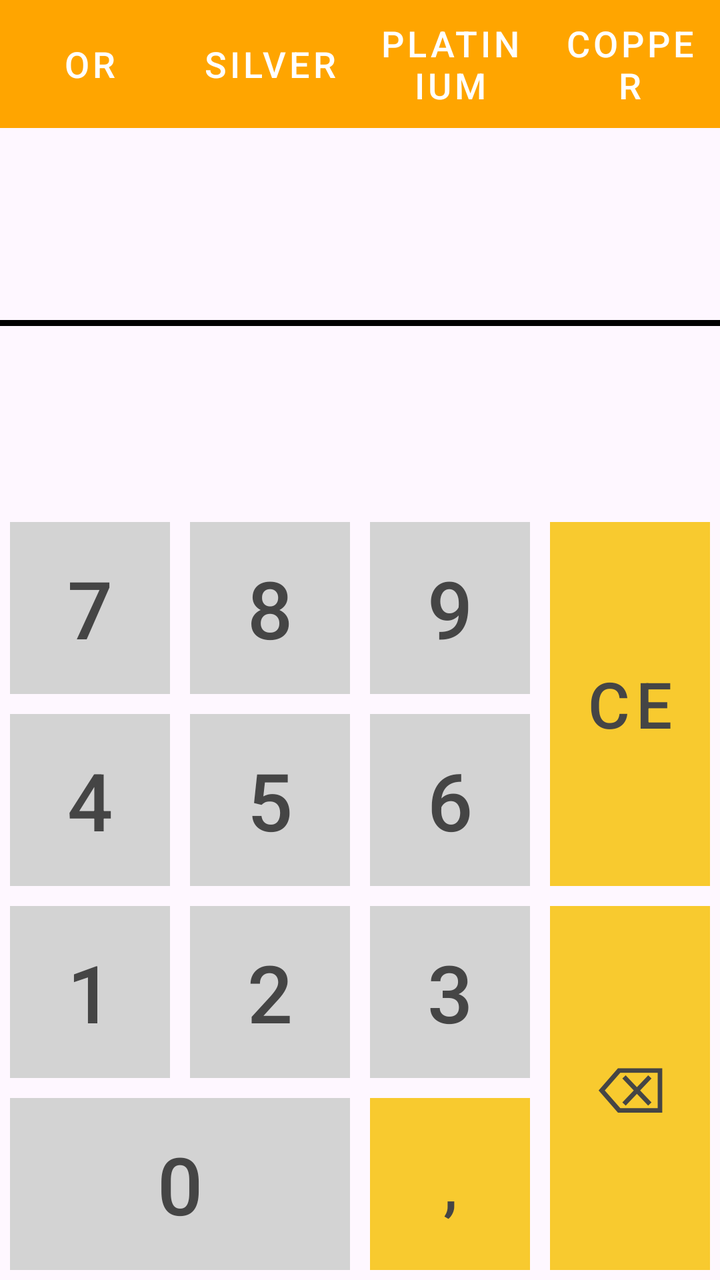
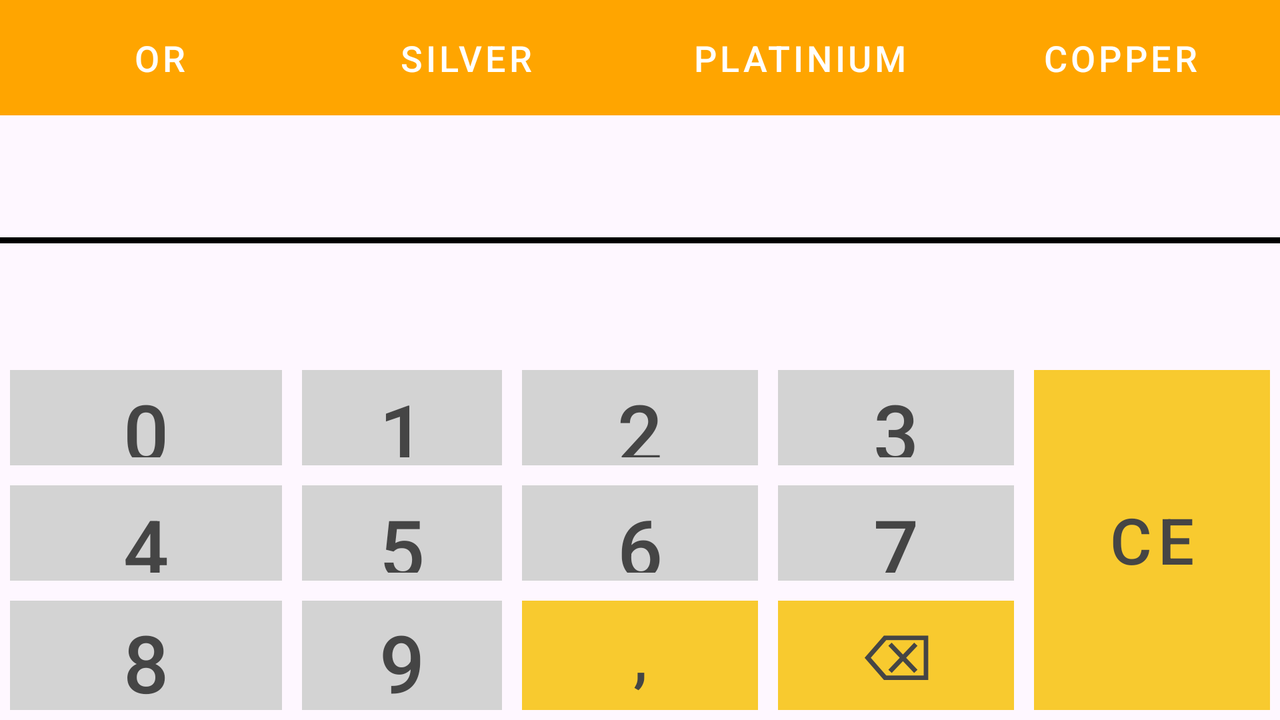

One screen, two layout resources from the same app: the default and the repository's alternative for another configuration. Each is rendered where Android would select it; the XML of both is given below.
<!-- AndroidManifest.xml: application theme Theme.ProjecteCalculadora -->
<!-- res/layout/activity_main.xml -->
<?xml version="1.0" encoding="utf-8"?>
<androidx.constraintlayout.widget.ConstraintLayout xmlns:android="http://schemas.android.com/apk/res/android"
    xmlns:app="http://schemas.android.com/apk/res-auto"
    xmlns:tools="http://schemas.android.com/tools"
    android:layout_width="match_parent"
    android:layout_height="match_parent"
    tools:context=".MainActivity">

    <androidx.constraintlayout.widget.Guideline
        android:id="@+id/guideline"
        style="@style/horitzonatlGuideLine"
        app:layout_constraintGuide_percent="0.4" />

    <androidx.constraintlayout.widget.Guideline
        android:id="@+id/guideline2"
        style="@style/horitzonatlGuideLine"
        app:layout_constraintGuide_percent="0.55" />

    <androidx.constraintlayout.widget.Guideline
        android:id="@+id/guideline3"
        style="@style/horitzonatlGuideLine"
        app:layout_constraintGuide_percent="0.7" />

    <androidx.constraintlayout.widget.Guideline
        android:id="@+id/guideline4"
        style="@style/horitzonatlGuideLine"
        app:layout_constraintGuide_percent="0.85" />

    <androidx.constraintlayout.widget.Guideline
        android:id="@+id/guideline5"
        style="@style/verticalGuideLine"
        app:layout_constraintGuide_percent="0.25" />

    <Button
        android:id="@+id/btn7"
        style="@style/nouEstil"
        android:text="@string/num7"
        app:cornerRadius="0dp"
        app:layout_constraintBottom_toTopOf="@+id/guideline2"
        app:layout_constraintEnd_toStartOf="@+id/guideline5"
        app:layout_constraintStart_toStartOf="parent"
        app:layout_constraintTop_toTopOf="@+id/guideline" />

    <androidx.constraintlayout.widget.Guideline
        android:id="@+id/guideline6"
        android:layout_width="wrap_content"
        android:layout_height="wrap_content"
        android:orientation="vertical"
        app:layout_constraintGuide_percent="0.5" />

    <Button
        android:id="@+id/btn8"
        style="@style/nouEstil"
        android:text="@string/num8"
        app:cornerRadius="0dp"
        app:layout_constraintBottom_toTopOf="@+id/guideline2"
        app:layout_constraintEnd_toStartOf="@+id/guideline6"
        app:layout_constraintStart_toStartOf="@+id/guideline5"
        app:layout_constraintTop_toTopOf="@+id/guideline" />

    <androidx.constraintlayout.widget.Guideline
        android:id="@+id/guideline7"
        android:layout_width="wrap_content"
        android:layout_height="wrap_content"
        android:orientation="vertical"
        app:layout_constraintGuide_percent="0.75" />

    <Button
        android:id="@+id/btn9"
        style="@style/nouEstil"
        android:text="@string/num9"
        app:cornerRadius="0dp"
        app:layout_constraintBottom_toTopOf="@+id/guideline2"
        app:layout_constraintEnd_toStartOf="@+id/guideline7"
        app:layout_constraintStart_toStartOf="@+id/guideline6"
        app:layout_constraintTop_toTopOf="@+id/guideline" />

    <Button
        android:id="@+id/btnCE"
        style="@style/nouEstil2"
        android:text="@string/limpiado"
        app:cornerRadius="0dp"
        app:layout_constraintBottom_toTopOf="@+id/guideline3"
        app:layout_constraintEnd_toEndOf="parent"
        app:layout_constraintHorizontal_bias="0.0"
        app:layout_constraintStart_toEndOf="@+id/btn9"
        app:layout_constraintTop_toTopOf="@+id/guideline"
        app:layout_constraintVertical_bias="0.0" />

    <Button
        android:id="@+id/btn4"
        style="@style/nouEstil"
        android:text="@string/num4"
        app:cornerRadius="0dp"
        app:layout_constraintBottom_toTopOf="@+id/guideline3"
        app:layout_constraintEnd_toStartOf="@+id/guideline5"
        app:layout_constraintStart_toStartOf="parent"
        app:layout_constraintTop_toBottomOf="@+id/btn7" />

    <Button
        android:id="@+id/btn5"
        style="@style/nouEstil"
        android:text="@string/num5"
        app:cornerRadius="0dp"
        app:layout_constraintBottom_toTopOf="@+id/guideline3"
        app:layout_constraintEnd_toStartOf="@+id/guideline6"
        app:layout_constraintStart_toStartOf="@+id/guideline5"
        app:layout_constraintTop_toBottomOf="@+id/btn8" />

    <Button
        android:id="@+id/btn6"
        style="@style/nouEstil"
        android:text="@string/num6"
        app:cornerRadius="0dp"
        app:layout_constraintBottom_toTopOf="@+id/guideline3"
        app:layout_constraintEnd_toStartOf="@+id/guideline7"
        app:layout_constraintStart_toStartOf="@+id/guideline6"
        app:layout_constraintTop_toTopOf="@+id/guideline2" />

    <Button
        android:id="@+id/btnBorrar"
        style="@style/nouEstil2"
        android:text="@string/borrar"
        app:cornerRadius="0dp"
        app:layout_constraintBottom_toBottomOf="parent"
        app:layout_constraintEnd_toEndOf="parent"
        app:layout_constraintHorizontal_bias="0.0"
        app:layout_constraintStart_toStartOf="@+id/guideline7"
        app:layout_constraintTop_toTopOf="@+id/guideline3"
        app:layout_constraintVertical_bias="0.0" />

    <Button
        android:id="@+id/btn1"
        style="@style/nouEstil"
        android:text="@string/num1"
        app:cornerRadius="0dp"
        app:layout_constraintBottom_toTopOf="@+id/guideline4"
        app:layout_constraintEnd_toStartOf="@+id/guideline5"
        app:layout_constraintStart_toStartOf="parent"
        app:layout_constraintTop_toBottomOf="@+id/btn4" />

    <Button
        android:id="@+id/btn2"
        style="@style/nouEstil"
        android:text="@string/num2"
        app:cornerRadius="0dp"
        app:layout_constraintBottom_toTopOf="@+id/guideline4"
        app:layout_constraintEnd_toStartOf="@+id/guideline6"
        app:layout_constraintStart_toStartOf="@+id/guideline5"
        app:layout_constraintTop_toTopOf="@+id/guideline3" />

    <Button
        android:id="@+id/btn3"
        style="@style/nouEstil"
        android:text="@string/num3"
        app:cornerRadius="0dp"
        app:layout_constraintBottom_toTopOf="@+id/guideline4"
        app:layout_constraintEnd_toStartOf="@+id/guideline7"
        app:layout_constraintHorizontal_bias="0.0"
        app:layout_constraintStart_toStartOf="@+id/guideline6"
        app:layout_constraintTop_toBottomOf="@+id/btn6"
        app:layout_constraintVertical_bias="1.0" />

    <Button
        android:id="@+id/btn0"
        style="@style/nouEstil"
        android:text="@string/num0"
        app:cornerRadius="0dp"
        app:layout_constraintBottom_toBottomOf="parent"
        app:layout_constraintEnd_toStartOf="@+id/guideline6"
        app:layout_constraintStart_toStartOf="parent"
        app:layout_constraintTop_toBottomOf="@+id/btn2" />

    <Button
        android:id="@+id/btnComa"
        style="@style/nouEstil2"
        android:text="@string/coma"
        app:cornerRadius="0dp"
        app:layout_constraintBottom_toBottomOf="parent"
        app:layout_constraintEnd_toStartOf="@+id/guideline7"
        app:layout_constraintStart_toStartOf="@+id/guideline6"
        app:layout_constraintTop_toTopOf="@+id/guideline4" />

    <TextView
        android:id="@+id/space2"
        style="@style/txtView1"
        app:layout_constraintBottom_toBottomOf="parent"
        app:layout_constraintEnd_toEndOf="parent"
        app:layout_constraintStart_toStartOf="@+id/guideline7" />

    <TextView
        android:id="@+id/resultTemporal"
        style="@style/resultTemporal1"
        app:layout_constraintEnd_toEndOf="parent"
        app:layout_constraintHorizontal_bias="1.0"
        app:layout_constraintStart_toStartOf="parent"
        app:layout_constraintTop_toTopOf="@+id/guideline11"
        app:layout_constraintBottom_toTopOf="@+id/liniaDivisoria"
        app:layout_constraintVertical_bias="1.0" />


    <androidx.constraintlayout.widget.Guideline
        android:id="@+id/guideline8"
        style="@style/verticalGuideLine"
        app:layout_constraintGuide_percent="0.25304136" />

    <androidx.constraintlayout.widget.Guideline
        android:id="@+id/guideline9"
        style="@style/verticalGuideLine"
        app:layout_constraintGuide_percent="0.50121653" />

    <androidx.constraintlayout.widget.Guideline
        android:id="@+id/guideline10"
        style="@style/verticalGuideLine"
        app:layout_constraintGuide_percent="0.7542579" />

    <androidx.constraintlayout.widget.Guideline
        android:id="@+id/guideline11"
        android:layout_width="wrap_content"
        android:layout_height="wrap_content"
        android:orientation="horizontal"
        app:layout_constraintGuide_percent="0.1" />

    <Button
        android:id="@+id/OrBtn"
        style="@style/nouEstil3"
        android:text="@string/or"
        app:cornerRadius="0dp"
        app:layout_constraintBottom_toTopOf="@+id/guideline11"
        app:layout_constraintEnd_toStartOf="@+id/guideline5"
        app:layout_constraintStart_toStartOf="parent"
        app:layout_constraintTop_toTopOf="parent" />

    <Button
        android:id="@+id/PlataBtn"
        style="@style/nouEstil3"
        android:text="@string/plata"
        app:cornerRadius="0dp"
        app:layout_constraintBottom_toTopOf="@+id/guideline11"
        app:layout_constraintEnd_toStartOf="@+id/guideline6"
        app:layout_constraintStart_toStartOf="@+id/guideline5"
        app:layout_constraintTop_toTopOf="parent" />

    <Button
        android:id="@+id/PlatinoBtn"
        style="@style/nouEstil3"
        android:text="@string/platino"
        app:cornerRadius="0dp"
        app:layout_constraintBottom_toTopOf="@+id/guideline11"
        app:layout_constraintEnd_toStartOf="@+id/guideline7"
        app:layout_constraintStart_toStartOf="@+id/guideline6"
        app:layout_constraintTop_toTopOf="parent" />

    <Button
        android:id="@+id/CoureBtn"
        style="@style/nouEstil3"
        android:text="@string/coure"
        app:cornerRadius="0dp"
        app:layout_constraintBottom_toTopOf="@+id/guideline11"
        app:layout_constraintEnd_toEndOf="parent"
        app:layout_constraintStart_toStartOf="@+id/guideline7"
        app:layout_constraintTop_toTopOf="parent" />

    <androidx.constraintlayout.widget.Guideline
        android:id="@+id/guideline12"
        style="@style/horitzonatlGuideLine"
        app:layout_constraintGuide_percent="0.25" />

    <View
        android:id="@+id/liniaDivisoria"
        android:layout_width="match_parent"
        android:layout_height="3dp"
        android:background="#000000"
        app:layout_constraintStart_toStartOf="@+id/guideline12"
        app:layout_constraintTop_toTopOf="@+id/guideline12" />

    <TextView
        android:id="@+id/resultTemporal2"
        style="@style/resultTemporal1"
        app:layout_constraintBottom_toTopOf="@+id/guideline"
        app:layout_constraintEnd_toEndOf="parent"
        app:layout_constraintStart_toStartOf="parent"
        app:layout_constraintTop_toBottomOf="@+id/liniaDivisoria" />


</androidx.constraintlayout.widget.ConstraintLayout>
<!-- resources referenced by this layout -->
<resources>
  <string name="borrar">⌫</string>
  <string name="coma">,</string>
  <string name="coure">COPPER</string>
  <string name="limpiado">CE</string>
  <string name="num0">0</string>
  <string name="num1">1</string>
  <string name="num2">2</string>
  <string name="num3">3</string>
  <string name="num4">4</string>
  <string name="num5">5</string>
  <string name="num6">6</string>
  <string name="num7">7</string>
  <string name="num8">8</string>
  <string name="num9">9</string>
  <string name="or">"OR"</string>
  <string name="plata">SILVER</string>
  <string name="platino">PLATINIUM</string>
  <style name="horitzonatlGuideLine">
          <item name="android:layout_width">wrap_content</item>
          <item name="android:layout_height">wrap_content</item>
          <item name="android:orientation">horizontal</item>
  
      </style>
  <style name="nouEstil" parent="Widget.MaterialComponents.Button.TextButton">
              <item name="android:backgroundTint">@color/light_gray</item>
              <item name="android:layout_width">0dp</item>
              <item name="android:layout_height">0dp</item>
              <item name="android:insetLeft">5dp</item>
              <item name="android:insetRight">5dp</item>
              <item name="android:insetTop">5dp</item>
              <item name="android:insetBottom">5dp</item>
              <item name="borderRound">0dp</item>
              <item name="android:textSize">40dp</item>
              <item name="android:textColor">@color/light_black</item>
          <item name="android:gravity">center</item>
  
      </style>
  <style name="nouEstil3" parent="Widget.MaterialComponents.Button.TextButton">
          <item name="android:backgroundTint">@color/orange</item>
          <item name="android:layout_width">0dp</item>
          <item name="android:layout_height">0dp</item>
          <item name="android:insetLeft">0dp</item>
          <item name="android:insetRight">0dp</item>
          <item name="android:insetTop">0dp</item>
          <item name="android:insetBottom">0dp</item>
          <item name="borderRound">0dp</item>
          <item name="android:textSize">18dp</item>
          <item name="android:textColor">@color/white</item>
          <item name="android:gravity">center</item>
      </style>
  <style name="resultTemporal1">
          <item name="android:layout_width">0dp</item>
          <item name="android:layout_height">0dp</item>
          <item name="android:layoutDirection">rtl</item>
          <item name="android:textSize">45sp</item>
          <item name="android:gravity">center_vertical</item>
      </style>
  <style name="txtView1" parent="Widget.AppCompat.TextView">
          <item name="android:background">@color/black</item>
          <item name="android:backgroundTint">@color/newGray</item>
          <item name="android:layout_width">0dp</item>
          <item name="android:layout_height">0dp</item>
          <item name="borderRound">0dp</item>
  
      </style>
  <style name="verticalGuideLine">
          <item name="android:layout_width">wrap_content</item>
          <item name="android:layout_height">wrap_content</item>
          <item name="android:orientation">vertical</item>
      </style>
  <style name="Theme.ProjecteCalculadora" parent="Base.Theme.ProjecteCalculadora" />
  <color name="light_gray">#D3D3D3</color>
  <color name="light_black">#454545</color>
  <color name="newOrange2">#F8CA2F</color>
  <color name="orange">#FFA500</color>
  <color name="white">#FFFFFFFF</color>
  <color name="black">#FF000000</color>
  <color name="newGray">#C0C0C0</color>
  <style name="Base.Theme.ProjecteCalculadora" parent="Theme.Material3.DayNight.NoActionBar">
          
          
      </style>
</resources>
<!-- res/layout-land/activity_main.xml (the repository's variant of the layout above) -->
<!-- drawn on the phone turned sideways -->
<?xml version="1.0" encoding="utf-8"?>
<androidx.constraintlayout.widget.ConstraintLayout xmlns:android="http://schemas.android.com/apk/res/android"
    xmlns:app="http://schemas.android.com/apk/res-auto"
    android:layout_width="match_parent"
    android:layout_height="match_parent">

    <View
        android:id="@+id/liniaDivisoria"
        android:layout_width="match_parent"
        android:layout_height="3dp"
        android:background="#000000"
        app:layout_constraintStart_toStartOf="@+id/guideline21"
        app:layout_constraintTop_toTopOf="@+id/guideline21" />

    <TextView
        android:id="@+id/resultTemporal"
        style="@style/resultTemporal1"
        app:layout_constraintBottom_toTopOf="@+id/guideline21"
        app:layout_constraintEnd_toEndOf="parent"
        app:layout_constraintHorizontal_bias="1.0"
        app:layout_constraintStart_toStartOf="parent"
        app:layout_constraintTop_toTopOf="@+id/guideline20"
        app:layout_constraintVertical_bias="1.0" />

    <TextView
        android:id="@+id/resultTemporal2"
        style="@style/resultTemporal1"
        app:layout_constraintBottom_toTopOf="@+id/guideline"
        app:layout_constraintEnd_toEndOf="parent"
        app:layout_constraintStart_toStartOf="parent"
        app:layout_constraintTop_toTopOf="@+id/guideline21" />

    <Button
        android:id="@+id/btnComa"
        style="@style/nouEstil2"
        android:text="@string/coma"
        app:cornerRadius="0dp"
        app:layout_constraintBottom_toBottomOf="parent"
        app:layout_constraintEnd_toStartOf="@+id/guideline16"
        app:layout_constraintStart_toStartOf="@+id/guideline15"
        app:layout_constraintTop_toTopOf="@+id/guideline3" />

    <Button
        android:id="@+id/btn9"
        style="@style/nouEstil"
        android:text="@string/num9"
        app:cornerRadius="0dp"
        app:layout_constraintBottom_toBottomOf="parent"
        app:layout_constraintEnd_toStartOf="@+id/guideline15"
        app:layout_constraintStart_toStartOf="@+id/guideline14"
        app:layout_constraintTop_toTopOf="@+id/guideline3" />

    <Button
        android:id="@+id/btn8"
        style="@style/nouEstil"
        android:text="@string/num8"
        app:cornerRadius="0dp"
        app:layout_constraintBottom_toBottomOf="parent"
        app:layout_constraintEnd_toStartOf="@+id/guideline14"
        app:layout_constraintStart_toStartOf="parent"
        app:layout_constraintTop_toTopOf="@+id/guideline3" />

    <Button
        android:id="@+id/btnBorrar"
        style="@style/nouEstil2"
        android:text="@string/borrar"
        app:cornerRadius="0dp"
        app:layout_constraintBottom_toBottomOf="parent"
        app:layout_constraintEnd_toStartOf="@+id/guideline17"
        app:layout_constraintHorizontal_bias="1.0"
        app:layout_constraintStart_toEndOf="@+id/btnComa"
        app:layout_constraintTop_toTopOf="@+id/guideline3"
        app:layout_constraintVertical_bias="1.0" />

    <Button
        android:id="@+id/btn7"
        style="@style/nouEstil"
        android:text="@string/num7"
        app:cornerRadius="0dp"
        app:layout_constraintBottom_toTopOf="@+id/guideline3"
        app:layout_constraintEnd_toStartOf="@+id/guideline17"
        app:layout_constraintStart_toStartOf="@+id/guideline16"
        app:layout_constraintTop_toTopOf="@+id/guideline2" />

    <Button
        android:id="@+id/btn6"
        style="@style/nouEstil"
        android:text="@string/num6"
        app:cornerRadius="0dp"
        app:layout_constraintBottom_toTopOf="@+id/guideline3"
        app:layout_constraintEnd_toStartOf="@+id/guideline16"
        app:layout_constraintStart_toStartOf="@+id/guideline15"
        app:layout_constraintTop_toTopOf="@+id/guideline2" />

    <Button
        android:id="@+id/btn5"
        style="@style/nouEstil"
        android:text="@string/num5"
        app:cornerRadius="0dp"
        app:layout_constraintBottom_toTopOf="@+id/guideline3"
        app:layout_constraintEnd_toStartOf="@+id/guideline15"
        app:layout_constraintStart_toStartOf="@+id/guideline14"
        app:layout_constraintTop_toTopOf="@+id/guideline2" />

    <Button
        android:id="@+id/btn4"
        style="@style/nouEstil"
        android:text="@string/num4"
        app:cornerRadius="0dp"
        app:layout_constraintBottom_toTopOf="@+id/guideline3"
        app:layout_constraintEnd_toStartOf="@+id/guideline14"
        app:layout_constraintStart_toStartOf="parent"
        app:layout_constraintTop_toTopOf="@+id/guideline2" />

    <Button
        android:id="@+id/btnCE"
        style="@style/nouEstil2"
        android:text="@string/limpiado"
        app:cornerRadius="0dp"
        app:layout_constraintBottom_toBottomOf="parent"
        app:layout_constraintEnd_toEndOf="parent"
        app:layout_constraintHorizontal_bias="0.0"
        app:layout_constraintStart_toEndOf="@+id/guideline17"
        app:layout_constraintTop_toTopOf="@+id/guideline"
        app:layout_constraintVertical_bias="0.0" />

    <Button
        android:id="@+id/btn1"
        style="@style/nouEstil"
        android:text="@string/num1"
        app:cornerRadius="0dp"
        app:layout_constraintBottom_toTopOf="@+id/guideline2"
        app:layout_constraintEnd_toStartOf="@+id/guideline15"
        app:layout_constraintStart_toStartOf="@+id/guideline14"
        app:layout_constraintTop_toTopOf="@+id/guideline" />


    <Button
        android:id="@+id/btn0"
        style="@style/nouEstil"
        android:text="@string/num0"
        app:cornerRadius="0dp"
        app:layout_constraintBottom_toTopOf="@+id/guideline2"
        app:layout_constraintEnd_toStartOf="@+id/guideline14"
        app:layout_constraintStart_toStartOf="parent"
        app:layout_constraintTop_toTopOf="@+id/guideline" />

    <Button
        android:id="@+id/OrBtn"
        style="@style/nouEstil3"
        android:text="@string/or"
        app:cornerRadius="0dp"
        app:layout_constraintBottom_toTopOf="@+id/resultTemporal"
        app:layout_constraintEnd_toStartOf="@+id/guideline14.1"
        app:layout_constraintStart_toStartOf="parent"
        app:layout_constraintTop_toTopOf="parent" />

    <Button
        android:id="@+id/PlataBtn"
        style="@style/nouEstil3"
        android:text="@string/plata"
        app:cornerRadius="0dp"
        app:layout_constraintBottom_toTopOf="@+id/resultTemporal"
        app:layout_constraintEnd_toStartOf="@+id/guideline15.1"
        app:layout_constraintStart_toStartOf="@+id/guideline14"
        app:layout_constraintTop_toTopOf="parent" />

    <Button
        android:id="@+id/PlatinoBtn"
        style="@style/nouEstil3"
        android:text="@string/platino"
        app:cornerRadius="0dp"
        app:layout_constraintBottom_toTopOf="@+id/resultTemporal"
        app:layout_constraintEnd_toStartOf="@+id/guideline16.1"
        app:layout_constraintStart_toEndOf="@+id/PlataBtn"
        app:layout_constraintTop_toTopOf="parent" />

    <Button
        android:id="@+id/CoureBtn"
        style="@style/nouEstil3"
        android:text="@string/coure"
        app:cornerRadius="0dp"
        app:layout_constraintBottom_toTopOf="@+id/resultTemporal"
        app:layout_constraintEnd_toEndOf="parent"
        app:layout_constraintStart_toEndOf="@+id/PlatinoBtn"
        app:layout_constraintTop_toTopOf="parent" />

    <androidx.constraintlayout.widget.Guideline
        android:id="@+id/guideline"
        android:layout_width="wrap_content"
        android:layout_height="wrap_content"
        android:orientation="horizontal"
        app:layout_constraintGuide_percent="0.5" />

    <androidx.constraintlayout.widget.Guideline
        android:id="@+id/guideline14"
        android:layout_width="wrap_content"
        android:layout_height="wrap_content"
        android:orientation="vertical"
        app:layout_constraintGuide_begin="146dp" />

    <androidx.constraintlayout.widget.Guideline
        android:id="@+id/guideline15"
        android:layout_width="wrap_content"
        android:layout_height="wrap_content"
        android:orientation="vertical"
        app:layout_constraintGuide_percent="0.4" />

    <androidx.constraintlayout.widget.Guideline
        android:id="@+id/guideline16"
        android:layout_width="wrap_content"
        android:layout_height="wrap_content"
        android:orientation="vertical"
        app:layout_constraintGuide_percent="0.6" />

    <Button
        android:id="@+id/btn2"
        style="@style/nouEstil"
        android:text="@string/num2"
        app:cornerRadius="0dp"
        app:layout_constraintBottom_toTopOf="@+id/guideline2"
        app:layout_constraintEnd_toStartOf="@+id/guideline16"
        app:layout_constraintStart_toStartOf="@+id/guideline15"
        app:layout_constraintTop_toTopOf="@+id/guideline" />

    <androidx.constraintlayout.widget.Guideline
        android:id="@+id/guideline17"
        android:layout_width="wrap_content"
        android:layout_height="wrap_content"
        android:orientation="vertical"
        app:layout_constraintGuide_percent="0.8" />

    <Button
        android:id="@+id/btn3"
        style="@style/nouEstil"
        android:text="@string/num3"
        app:cornerRadius="0dp"
        app:layout_constraintBottom_toTopOf="@+id/guideline2"
        app:layout_constraintEnd_toStartOf="@+id/guideline17"
        app:layout_constraintStart_toStartOf="@+id/guideline16"
        app:layout_constraintTop_toTopOf="@+id/guideline" />

    <androidx.constraintlayout.widget.Guideline
        android:id="@+id/guideline2"
        android:layout_width="wrap_content"
        android:layout_height="wrap_content"
        android:orientation="horizontal"
        app:layout_constraintGuide_percent="0.66" />

    <androidx.constraintlayout.widget.Guideline
        android:id="@+id/guideline3"
        android:layout_width="wrap_content"
        android:layout_height="wrap_content"
        android:orientation="horizontal"
        app:layout_constraintGuide_percent="0.82" />

    <androidx.constraintlayout.widget.Guideline
        android:id="@+id/guideline20"
        android:layout_width="wrap_content"
        android:layout_height="wrap_content"
        android:orientation="horizontal"
        app:layout_constraintGuide_percent="0.16" />

    <androidx.constraintlayout.widget.Guideline
        android:id="@+id/guideline21"
        android:layout_width="wrap_content"
        android:layout_height="wrap_content"
        android:orientation="horizontal"
        app:layout_constraintGuide_percent="0.33" />

    <androidx.constraintlayout.widget.Guideline
        android:id="@+id/guideline14.1"
        android:layout_width="wrap_content"
        android:layout_height="wrap_content"
        android:orientation="vertical"
        app:layout_constraintGuide_percent="0.25" />

    <androidx.constraintlayout.widget.Guideline
        android:id="@+id/guideline15.1"
        android:layout_width="wrap_content"
        android:layout_height="wrap_content"
        android:orientation="vertical"
        app:layout_constraintGuide_percent="0.5" />

    <androidx.constraintlayout.widget.Guideline
        android:id="@+id/guideline16.1"
        android:layout_width="wrap_content"
        android:layout_height="wrap_content"
        android:orientation="vertical"
        app:layout_constraintGuide_percent="0.75" />
</androidx.constraintlayout.widget.ConstraintLayout>
<!-- resources referenced by the variant -->
<!-- as the phone turned sideways resolves them -->
<resources>
  <string name="borrar">⌫</string>
  <string name="coma">,</string>
  <string name="coure">COPPER</string>
  <string name="limpiado">CE</string>
  <string name="num0">0</string>
  <string name="num1">1</string>
  <string name="num2">2</string>
  <string name="num3">3</string>
  <string name="num4">4</string>
  <string name="num5">5</string>
  <string name="num6">6</string>
  <string name="num7">7</string>
  <string name="num8">8</string>
  <string name="num9">9</string>
  <string name="or">"OR"</string>
  <string name="plata">SILVER</string>
  <string name="platino">PLATINIUM</string>
  <style name="nouEstil" parent="Widget.MaterialComponents.Button.TextButton">
              <item name="android:backgroundTint">@color/light_gray</item>
              <item name="android:layout_width">0dp</item>
              <item name="android:layout_height">0dp</item>
              <item name="android:insetLeft">5dp</item>
              <item name="android:insetRight">5dp</item>
              <item name="android:insetTop">5dp</item>
              <item name="android:insetBottom">5dp</item>
              <item name="borderRound">0dp</item>
              <item name="android:textSize">40dp</item>
              <item name="android:textColor">@color/light_black</item>
          <item name="android:gravity">center</item>
  
      </style>
  <style name="nouEstil2" parent="Widget.MaterialComponents.Button.TextButton">
              <item name="android:backgroundTint">@color/newOrange2</item>
              <item name="android:layout_width">0dp</item>
              <item name="android:layout_height">0dp</item>
              <item name="android:insetLeft">5dp</item>
              <item name="android:insetRight">5dp</item>
              <item name="android:insetTop">5dp</item>
              <item name="android:insetBottom">5dp</item>
              <item name="borderRound">0dp</item>
              <item name="android:textSize">32dp</item>
              <item name="android:textColor">@color/light_black</item>
              <item name="android:gravity">center</item>
  
      </style>
  <style name="nouEstil3" parent="Widget.MaterialComponents.Button.TextButton">
          <item name="android:backgroundTint">@color/orange</item>
          <item name="android:layout_width">0dp</item>
          <item name="android:layout_height">0dp</item>
          <item name="android:insetLeft">0dp</item>
          <item name="android:insetRight">0dp</item>
          <item name="android:insetTop">0dp</item>
          <item name="android:insetBottom">0dp</item>
          <item name="borderRound">0dp</item>
          <item name="android:textSize">18dp</item>
          <item name="android:textColor">@color/white</item>
          <item name="android:gravity">center</item>
      </style>
  <style name="resultTemporal1">
          <item name="android:layout_width">0dp</item>
          <item name="android:layout_height">0dp</item>
          <item name="android:layoutDirection">rtl</item>
          <item name="android:textSize">45sp</item>
          <item name="android:gravity">center_vertical</item>
      </style>
  <style name="Theme.ProjecteCalculadora" parent="Base.Theme.ProjecteCalculadora" />
  <color name="light_gray">#D3D3D3</color>
  <color name="light_black">#454545</color>
  <color name="newOrange2">#F8CA2F</color>
  <color name="orange">#FFA500</color>
  <color name="white">#FFFFFFFF</color>
  <style name="Base.Theme.ProjecteCalculadora" parent="Theme.Material3.DayNight.NoActionBar">
          
          
      </style>
</resources>
